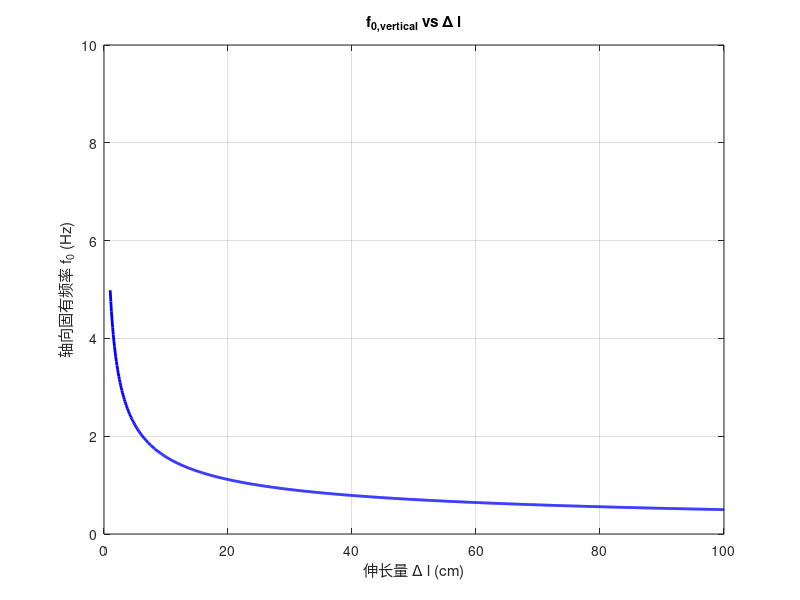

Recreate this plot in MATLAB.
% === 参数设定 ===
g = 9.81;           % 重力加速度 [m/s^2]
%m = 12.8;           % 质量 [kg]

% === 拉伸量 Δl ===
l = linspace(0.01, 1, 1000);  % 1cm 到 100cm，单位[m]

% === 轴向固有频率计算 ===
f_vertical = (1/(2*pi)) * sqrt(g ./ l);   % Δl 为弹簧伸长长度

% === 绘图 ===
figure;
plot(l*100, f_vertical, 'b', 'LineWidth', 2);
xlabel('伸长量 \Delta l (cm)');
ylabel('轴向固有频率 f_0 (Hz)');
title('f_{0,vertical} vs \Delta l');
grid on;
ylim([0 10]);

% === 输出整数点信息 ===
disp('Δl (cm)    f_vertical (Hz)');
for i = 1:1:100
    delta_l_i = i / 100;  % 单位 m
    f_i = (1/(2*pi)) * sqrt(g / delta_l_i);
    fprintf('%3d\t\t%8.3f\n', i, f_i);
end
